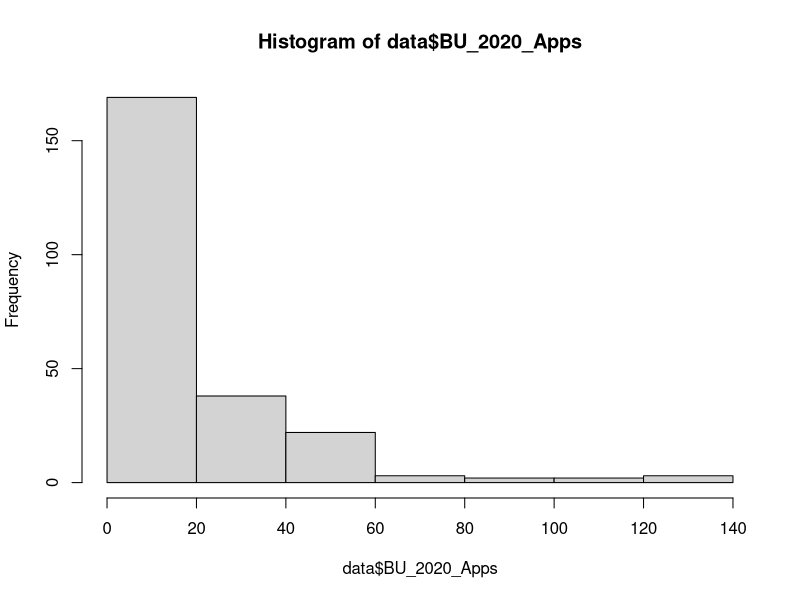
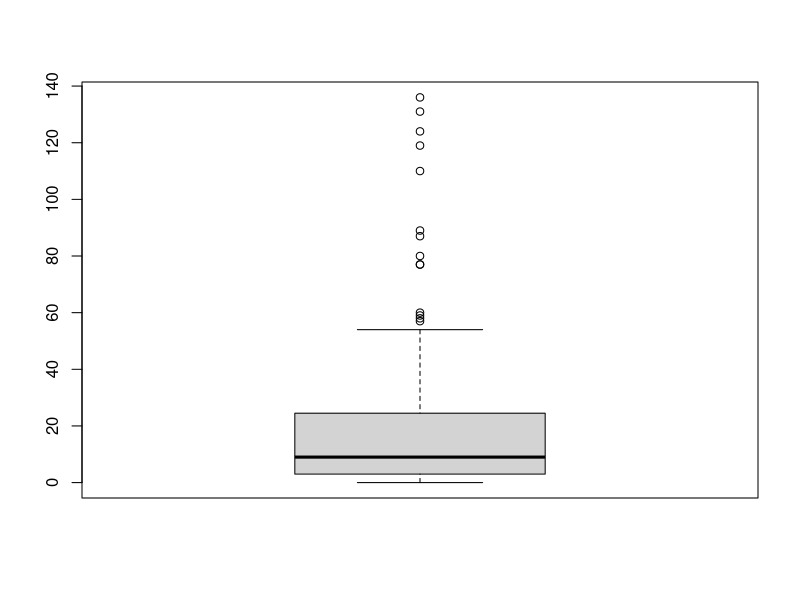
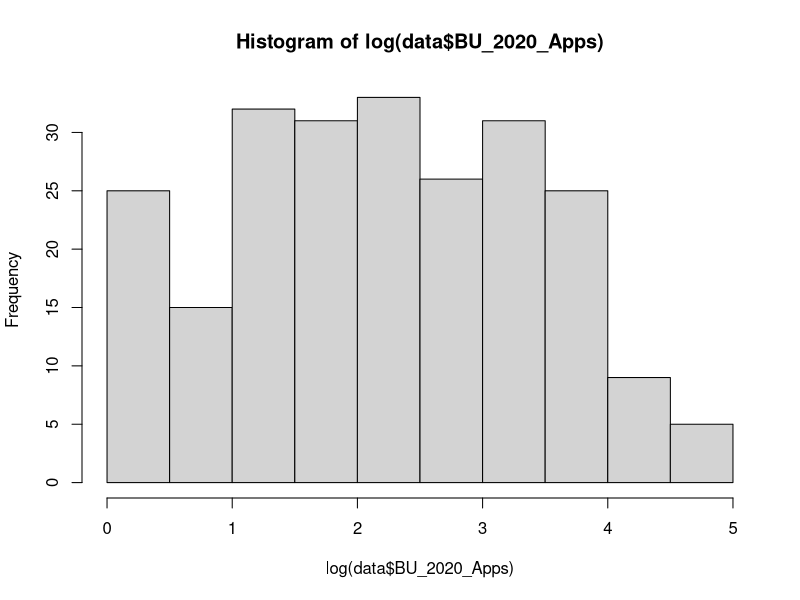
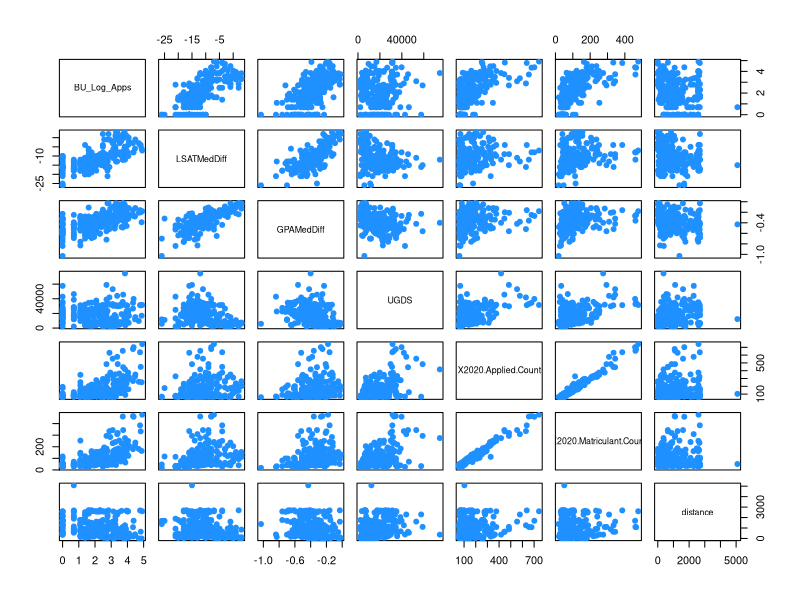
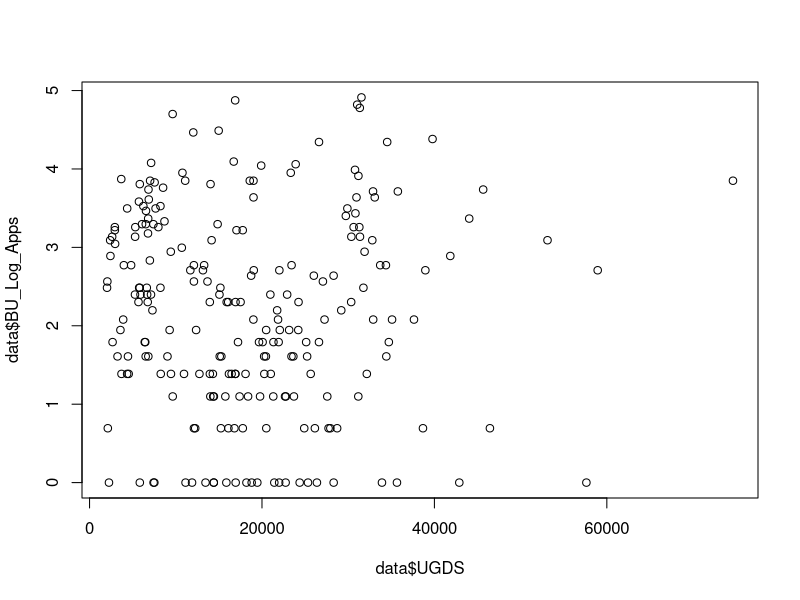
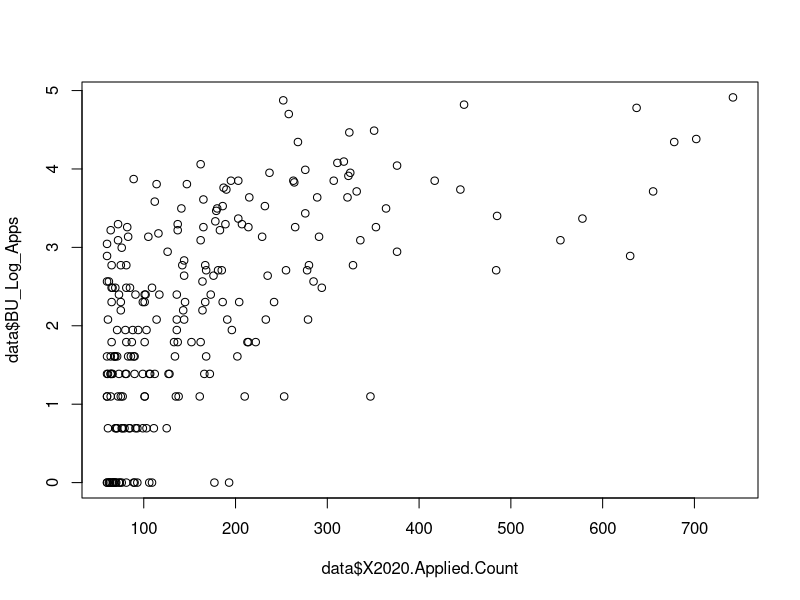
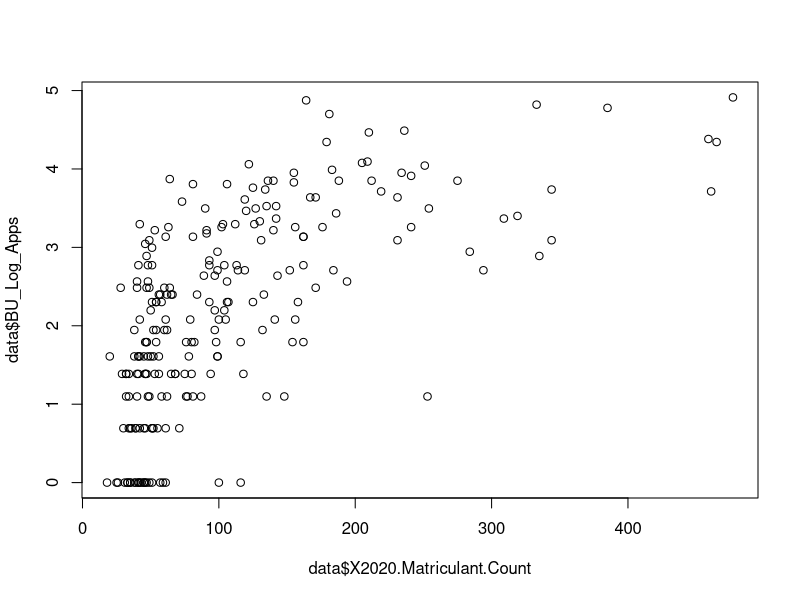
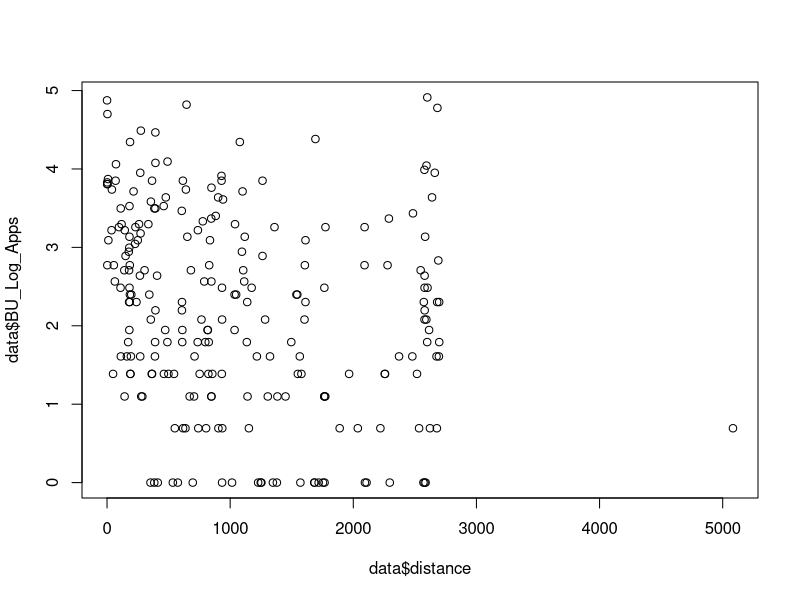

Source code (R) for these figures, in order:
#setwd("C:/Users/Peter's Laptop/Documents/CS555F21DataAnalysisR")
install.packages("geosphere")
library(geosphere)

#Read CSV files 
data = read.csv("240_Feeder_data.csv", header = TRUE)

#Calculate distance from Unis to BU
lon = as.vector(data$Longitude)
lat = as.vector(data$Latitude)
BULon = as.vector(rep(-71.10640804519835, times=239))
BULat = as.vector(rep(42.350252194515846, times=239))
distance = distHaversine(cbind(lon, lat), cbind(BULon, BULat))
#Converting meters to miles and saving to the dataframe
data$distance = round((distance*0.000621371), 2)

#Distribution of response variable
hist(data$BU_2020_Apps)
boxplot(data$BU_2020_Apps)

#Distribution of response variable after ln transformation
hist(log(data$BU_2020_Apps))
data$BU_Log_Apps = log(data$BU_2020_Apps)
#Removing negative inf values
data = data[data$BU_Log_Apps>=0,]

#Scatterplot matrix
data = data[,c(4,7,8,9,16,10,11,12,13,14,15)]
pairs(data[,5:11], pch = 19, col = "dodgerblue")

#Correlation coefficients
cor(data$LSATMedDiff, data$BU_Log_Apps)
cor(data$GPAMedDiff, data$BU_Log_Apps)
cor(data$UGDS, data$BU_Log_Apps)
cor(data$X2020.Applied.Count, data$BU_Log_Apps)
cor(data$X2020.Matriculant.Count, data$BU_Log_Apps)
cor(data$distance, data$BU_Log_Apps)

#Visualizing relationship between various predictors and the response variable
plot(data$UGDS, data$BU_Log_Apps)
plot(data$X2020.Applied.Count, data$BU_Log_Apps)
plot(data$X2020.Matriculant.Count, data$BU_Log_Apps)
plot(data$distance, data$BU_Log_Apps)
plot(data$LSATMedDiff, data$BU_Log_Apps)
plot(data$GPAMedDiff, data$BU_Log_Apps)


#Backward Elimination Multiple Linear Regression
#Iteration 1
model = lm(data$BU_Log_Apps ~ data$UGDS + data$X2020.Applied.Count + data$X2020.Matriculant.Count 
           + data$distance+ data$LSATMedDiff + data$GPAMedDiff)
summary(model)
#Iteration 2
model = lm(data$BU_Log_Apps ~ data$UGDS + data$X2020.Applied.Count + data$X2020.Matriculant.Count 
           + data$distance + data$LSATMedDiff)
summary(model)
#Iteration 3
model = lm(data$BU_Log_Apps ~ data$UGDS + data$X2020.Applied.Count + data$distance + data$LSATMedDiff)
summary(model)
#Iteration 4
model = lm(data$BU_Log_Apps ~ data$X2020.Applied.Count + data$distance + data$LSATMedDiff)
summary(model)

hist(resid(model))

plot(fitted(model), model$residuals, pch = 19, col = "dodgerblue",
     xlab = "Model Fitted Values",
     ylab = "Model Residuals",
     main = "Residual Plot of Multiple Linear Regression")
abline(a = 0, b = 0, col = "red", lwd = 3)
